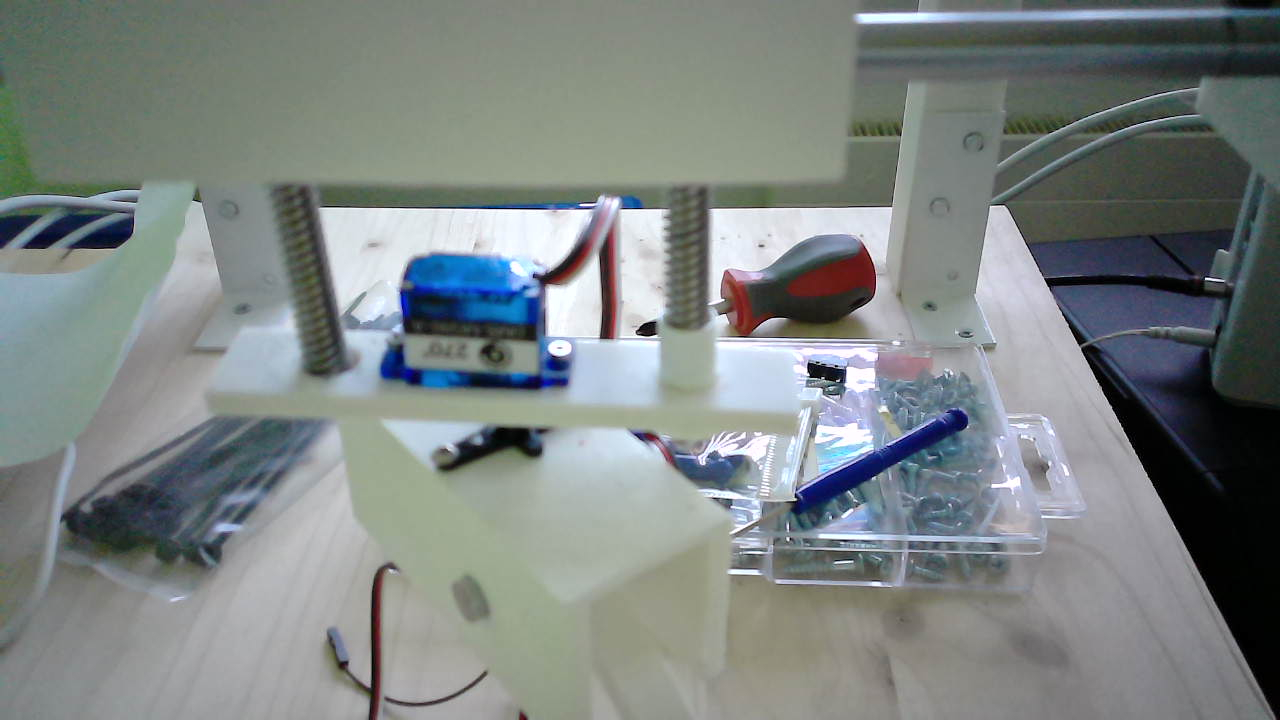
#> input picture raspberry/images/bacATomates.jpg, 1280 x 720 px
$ jupyter execute --allow-errors machineSauceTomate.ipynb   (shell and % lines are left out)
#> lines starting #> are read from the running program, lines starting #| are printed output that depends on the picture
## Aquisition de l'image

[cell 1]
import subprocess
import cv2
import matplotlib.pyplot as plt
import numpy as np

[cell 2]
imageBacATomate1 = 'images/bacATomates.jpg'
imageBacATomate2 = 'images/bacATomates2.jpg'

[cell 3]
subprocess.run('fswebcam --device /dev/video0 -r 1280x720 --no-banner ' + imageBacATomate1, shell=True)
#> (this line was passed over: subprocess is not available in this run)
subprocess.run('fswebcam --device /dev/video2 -r 1280x720 --no-banner ' + imageBacATomate2, shell=True)
#> (this line was passed over: subprocess is not available in this run)

[cell 4]
img = cv2.imread(imageBacATomate1, 0)
#> img: shape (720, 1280); min 0, max 255, mean 129.9
plt.figure()
plt.imshow(img, cmap='gray')
plt.show()

[cell 5]
img = cv2.imread(imageBacATomate2, 0)
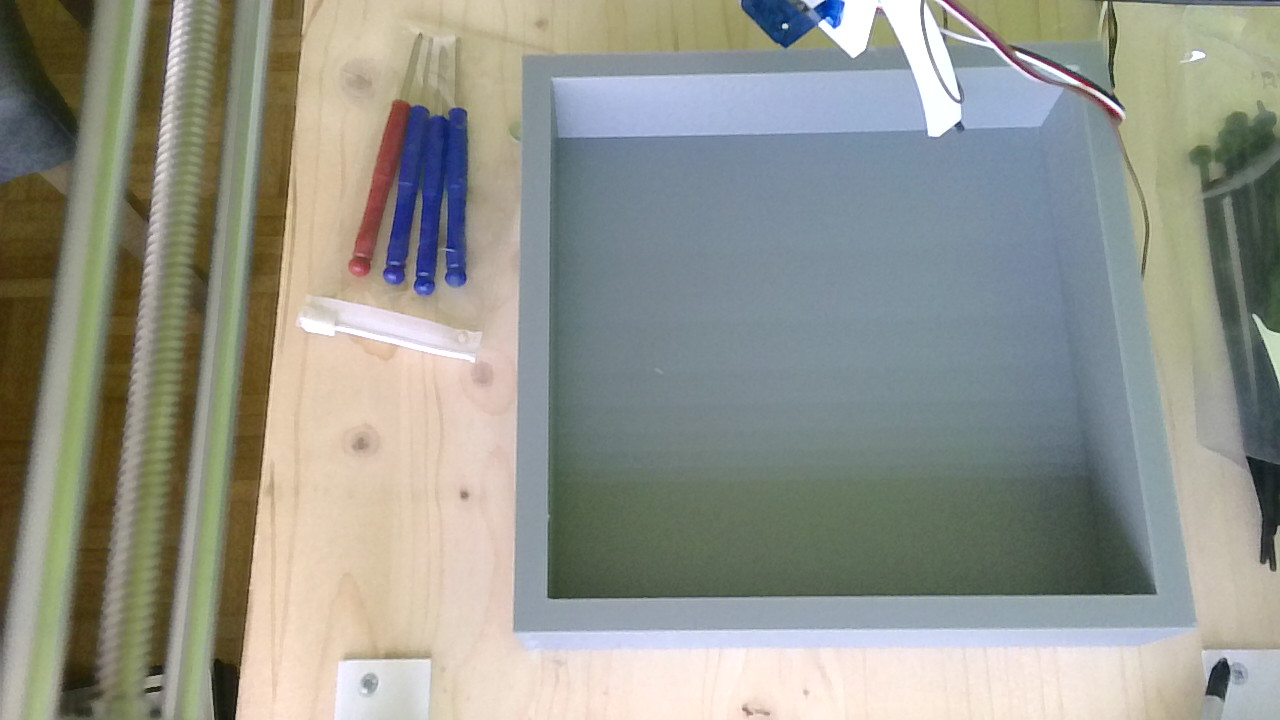
#> input picture raspberry/images/bacATomates2.jpg, 1280 x 720 px
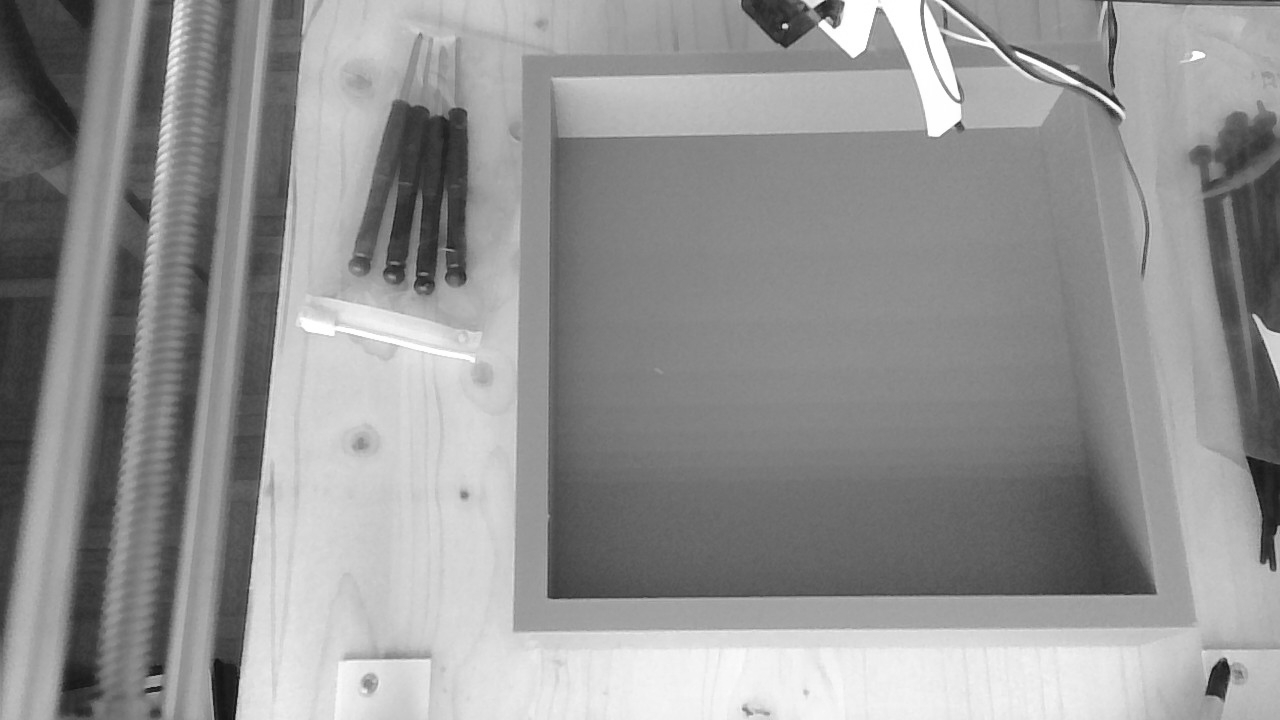
#> img: shape (720, 1280); min 17, max 255, mean 147.2
plt.figure()
plt.imshow(img, cmap='gray')
plt.show()

# Calibration de la caméra

Les caméras peuvent être calibrées en analysant une image contenant un objet dont les dimensions sont connues. Le but serait de calibrer les caméras en analysant les images du récipient à tomates.

## Modèle mathématique de projection des points 3D sur la caméra
### Paramètres intrisèques de la caméra
Les paramètres intrisèques représentent les paramètres de projections des points 3D sur l'écran de la caméra. On prend comme origine le référentiel de la caméra et on cherche une relation entre les réels points 3D de l'objet et les pixels vus sur l'écran de la caméra. Nous cherchons donc un modèle mathématique permettant de passer d'une coordonnée réel X, Y, Z à sa coordonnée correspondante en pixels sur l'écran de la caméra. Nous dénotons X, Y, Z les coordonnées de l'objet vu depuis le référentiel de la caméra, et Xe, Ye les coordonnées correspondantes en pixels sur l'écran de la caméra. La distance entre le référenciel de la caméra et son écran correspond à la focale de la caméra, notée f. L'échelle utilisée ici sera le mm.

D'après l'image ci-dessus, nous pouvons extraire les 2 équations suivantes :
$$X_e = X \frac{f}{Z}$$
$$Y_e = Y \frac{f}{Z}$$
Lorsque nous travaillons avec une image, nous apprécions avoir des coordonnées en pixels et non en mm. Nous allons donc ajouter dans ces équations les paramètres $p_x$ et $p_y$ qui correspondent à la densité de pixels selon x et z. ($p_x$ correspond au nombre de pixels en x par mm, et $p_y$ au nombre de pixels en y par mm). Leur unité est des pixels / mm. Voic les 2 nouvelles équations dans lesquels Xe et Ye correspondent au cordonnées de l'image en pixels :
$$X_e = X \cdot p_x \frac{f}{Z}$$
$$Y_e = Y \cdot p_y \frac{f}{Z}$$
L'axe optique de la caméra n'est pas forcément aligné (ou parfaitement aligné) avec le centre de l'écran, et il peut donc y avoir (volontairement ou non) un décalage entre l'axe optique et l'origine de l'écran. Nous pouvons donc inclure 2 nouveaux paramètres $\sigma_x$ et $\sigma_y$ qui correspondent au décalage respectif de l'axe optique selon l'axe X et Y de l'écran. (Ce décalage est en pixels.)
$$X_e = X \cdot p_x \frac{f}{Z} - \sigma_x$$
$$Y_e = Y \cdot p_y \frac{f}{Z} - \sigma_y$$
Et par habitude en traitement d'image, on considère l'origine (0, 0) en haut à gauche de l'image. Nous pouvons donc inclure une dernière transformation pour que nos coordonnées (Xe, Ye) soient centrées en haut à gauche de l'image. Notons $P_x$ et $P_y$ le nombre de pixels total de la caméra en X et en Y. Nos 2 équations deviennent les suivantes :
$$X_e = X \cdot p_x \frac{f}{Z} - \sigma_x - \frac{P_x}{2}$$
$$Y_e = - (Y \cdot p_y \frac{f}{Z} - \sigma_y) - \frac{P_y}{2} = -Y \cdot p_y \frac{f}{Z} + \sigma_y - \frac{P_y}{2}$$
Nous obtenons donc 2 équations de la forme
$$X_e = f_{xe} \frac{X}{Z} + d_{xe}$$
$$Y_e = f_{ye} \frac{Y}{Z} + d_{ye}$$
Avec
$$f_{xe} = p_x \cdot f$$
$$f_{ye} = - p_y \cdot f$$
$$d_{xe} = - \sigma_x - \frac{P_x}{2}$$
$$d_{ye} = \sigma_y - \frac{P_y}{2}$$
Pour passer des coordonnées du monde (X, Y, Z) aux coordonnées en pixels (Xe, Ye), il faudra donc trouver les 4 paramètres $f_{xe}$, $f_{ye}$, $d_{xe}$, $d_{ye}$. Une fois ces paramètres intrinsèques déterminés, nous pourrons utiliser les équations suivantes pour relier les coordonnées du monde en mm en pixels sur la caméra:
$$X_e = f_{xe} \frac{X}{Z} + d_{xe}$$
$$Y_e = f_{ye} \frac{Y}{Z} + d_{ye}$$
En multipliant par Z, nous obtenons
$$X_e \cdot Z = f_{xe} \cdot X + d_{xe} \cdot Z$$
$$Y_e \cdot Z = f_{ye} \cdot Y + d_{ye} \cdot Z$$
Nous pouvons écrire ce système d'équation sous forme matricielle en passant en coordonnées homogènes (le facteur d'échelle sera Z). Nous ajoutons alors une 3ème dimension au vecteur $\begin{pmatrix} X_e \\ Y_e \end{pmatrix}$ de sorte que $\begin{pmatrix} X_e \\ Y_e \\ 1 \end{pmatrix}$ = $\begin{pmatrix} X_e \cdot Z \\ Y_e \cdot Z \\ Z \end{pmatrix}$. Nous pouvons alors re-écrire les équations sous la forme matricielle suivante :
$$\begin{pmatrix} X_e \cdot Z \\ Y_e \cdot Z \\ Z \end{pmatrix} = \begin{pmatrix} f_{xe} & 0 & d_{xe} \\ 0 & f_{ye} & d_{ye} \\ 0 & 0 & 1 \end{pmatrix} \cdot \begin{pmatrix} X \\ Y \\ Z \end{pmatrix}$$
Ce qui correspond au système suivant.
$$\begin{pmatrix} X_e \\ Y_e \\ 1 \end{pmatrix} = \begin{pmatrix} f_{xe} & 0 & d_{xe} \\ 0 & f_{ye} & d_{ye} \\ 0 & 0 & 1 \end{pmatrix} \cdot \begin{pmatrix} X \\ Y \\ Z \end{pmatrix}$$

### Paramètres extrinsèques de la caméra
Il est très souvent plus pratique d'utiliser un autre référentiel que celui de la caméra pour décrire les points 3D réels de l'objets. Les coordonnées du monde seront donc décrites dans le référentiel de ce monde plutôt que dans celui de la caméra. Les paramètres extrinsèques représentent les paramètres permettant de passer mathématiquement du référentiel monde au référentiel caméra. Le passage du référentiel du monde à celui de la caméra sera forcément la combinaison d'une rotation et d'une translation. Une transformation contenant une rotation et une translation peut s'écrire sous la forme matricielle suivante (où Xm, Ym, Zm sont les coordonnées dans le référentiel du monde, et Xc, Yc, Zc sont les coordonnées dans le référentiel de la caméra) :
$$\begin{pmatrix} X_c \\ Y_c \\ Z_c \end{pmatrix} = \begin{pmatrix} r_{11} & r_{12} & r_{13} & t_x \\ r_{21} & r_{22} & r_{23} & t_y \\ r_{31} & r_{32} & r_{33} & t_z \end{pmatrix} \cdot \begin{pmatrix} X_m \\ Y_m \\ Z_m \\ 1 \end{pmatrix}$$
### Modèle mathématique complet
Nous cherchons maintenant le modèle complet qui va nous donner directement les coordonnées des pixels de la caméra par rapport à un point de l'objet dans les coordonnées du monde. Comme décrit ci-dessus, le modèle extrinsèque nous donne une relation entre les coordonnées de l'objet dans le référentiel du monde en coordonnées dans le référentiel de la caméra (passage de (Xm, Ym, Zm) en (Xc, Yc, Zc)). Quant au modèle intrinsèque, il nous donne une relation entre les coordonnées dans le référentiel de la caméra et les coordonnées 2D en pixels sur l'écran de la caméra (passage de (Xc, Yc, Zc) en (Xe, Ye)).
$$ \text{Modèle intrinsèque :} \begin{pmatrix} X_e \\ Y_e \\ 1 \end{pmatrix} = \begin{pmatrix} f_{xe} & 0 & d_{xe} \\ 0 & f_{ye} & d_{ye} \\ 0 & 0 & 1 \end{pmatrix} \cdot \begin{pmatrix} X_c \\ Y_c \\ Z_c \end{pmatrix}$$
$$ \text{Modèle extrinsèque :} \begin{pmatrix} X_c \\ Y_c \\ Z_c \end{pmatrix} = \begin{pmatrix} r_{11} & r_{12} & r_{13} & t_x \\ r_{21} & r_{22} & r_{23} & t_y \\ r_{31} & r_{32} & r_{33} & t_z \end{pmatrix} \cdot \begin{pmatrix} X_m \\ Y_m \\ Z_m \\ 1 \end{pmatrix}$$
En combinant ces 2 modèles, nous obtenons :
$$\begin{pmatrix} X_e \\ Y_e \\ 1 \end{pmatrix} = \begin{pmatrix} f_{xe} & 0 & d_{xe} \\ 0 & f_{ye} & d_{ye} \\ 0 & 0 & 1 \end{pmatrix} \cdot \begin{pmatrix} r_{11} & r_{12} & r_{13} & t_x \\ r_{21} & r_{22} & r_{23} & t_y \\ r_{31} & r_{32} & r_{33} & t_z \end{pmatrix} \cdot \begin{pmatrix} X_m \\ Y_m \\ Z_m \\ 1 \end{pmatrix}$$
Le modèle mathématique complet sera donc sous la forme
$$\begin{pmatrix} X_e \\ Y_e \\ 1 \end{pmatrix} = \begin{pmatrix} p_{11} & p_{12} & p_{13} & p_{14} \\ p_{21} & p_{22} & p_{23} & p_{24} \\ p_{31} & p_{32} & p_{33} & p_{34} \end{pmatrix} \cdot \begin{pmatrix} X_m \\ Y_m \\ Z_m \\ 1 \end{pmatrix}$$

## Calibrage de la caméra
Le calibrage de la caméra consiste à trouver la matrice de projection complète (lié au passage de (Xm, Ym, Zm) en (Xe, Ye)). Il faudra donc trouver la matrice du modèle mathématique complet :
$$\begin{pmatrix} X_e \\ Y_e \\ 1 \end{pmatrix} = \begin{pmatrix} p_{11} & p_{12} & p_{13} & p_{14} \\ p_{21} & p_{22} & p_{23} & p_{24} \\ p_{31} & p_{32} & p_{33} & p_{34} \end{pmatrix} \cdot \begin{pmatrix} X_m \\ Y_m \\ Z_m \\ 1 \end{pmatrix}$$
En ayant une seule observation, le système peut s'écrire :
$$\begin{pmatrix} X_e^1 \\ Y_e^1 \\ 1 \end{pmatrix} = \begin{pmatrix} X_m^1 & Y_m^1 & Z_m^1 & 1 & 0 & 0 & 0 & 0 & 0 & 0 & 0 & 0 \\ 0 & 0 & 0 & 0 & X_m^1 & Y_m^1 & Z_m^1 & 1 & 0 & 0 & 0 & 0 \\ 0 & 0 & 0 & 0 & 0 & 0 & 0 & 0 & X_m^1 & Y_m^1 & Z_m^1 & 1 \end{pmatrix} \cdot \begin{pmatrix} p_{11} \\ p_{12} \\ p_{13} \\ p_{14} \\ p_{21} \\ p_{22} \\ p_{23} \\ p_{24} \\p_{31} \\ p_{32} \\ p_{33} \\ p_{34} \end{pmatrix}$$
Et en ayant n observations, le système s'écrit :
$$\begin{pmatrix} X_e^1 \\ ... \\ X_e^n \\ Y_e^1 \\ ... \\ Y_e^n \\ 1 \\ ... \\ 1 \end{pmatrix} = \begin{pmatrix} X_m^1 & Y_m^1 & Z_m^1 & 1 & 0 & 0 & 0 & 0 & 0 & 0 & 0 & 0 \\ ... & ... & ... & ... & ... & ... & ... & ... & ... & ... & ... & ... \\ X_m^n & Y_m^n & Z_m^n & 1 & 0 & 0 & 0 & 0 & 0 & 0 & 0 & 0 \\ 0 & 0 & 0 & 0 & X_m^1 & Y_m^1 & Z_m^1 & 1 & 0 & 0 & 0 & 0 \\ ... & ... & ... & ... & ... & ... & ... & ... & ... & ... & ... & ... \\ 0 & 0 & 0 & 0 & X_m^n & Y_m^n & Z_m^n & 1 & 0 & 0 & 0 & 0 \\ 0 & 0 & 0 & 0 & 0 & 0 & 0 & 0 & X_m^1 & Y_m^1 & Z_m^1 & 1 \\ ... & ... & ... & ... & ... & ... & ... & ... & ... & ... & ... & ... \\ 0 & 0 & 0 & 0 & 0 & 0 & 0 & 0 & X_m^n & Y_m^n & Z_m^n & 1 \end{pmatrix} \cdot \begin{pmatrix} p_{11} \\ p_{12} \\ p_{13} \\ p_{14} \\ p_{21} \\ p_{22} \\ p_{23} \\ p_{24} \\p_{31} \\ p_{32} \\ p_{33} \\ p_{34} \end{pmatrix}$$
Ce système est de la forme Ax = b, avec la matrice A et le vecteur b connus. Pour calibrer au mieux la caméra, nous allons chercher le vecteur x (vecteur contenant les paramètres $p_{11}$, ... , $p_{34}$) qui minimise le carré des erreurs (solution des moindre carrés).
Ce vecteur optimal est obtenu en résolvant le système : $A^\intercal A x = A^\intercal b$. Le vecteur x (vecteur contenant les paramètres $p_{11}$, ... , $p_{34}$) se calcul alors comme ceci : $x = (A^\intercal A)^{-1} A^\intercal b$

[cell 6]
nbPointsRef = 8
Xe = np.zeros([2, nbPointsRef])
Xm = np.zeros([3, nbPointsRef])
# Collecte des 8 points de référence avec leur image
Xe = np.random.randint(10, size=(2, nbPointsRef))
Xm = np.random.randint(10, size=(3, nbPointsRef))
print(Xe)
print(Xm)

[cell 7]
# Transformation des 8 points de références et leur image en vecteur b et matrice A
# Vecteur b
b = np.ones([nbPointsRef * 3, 1])
b[0:nbPointsRef, 0] = Xe[0, :]
b[nbPointsRef:2 * nbPointsRef, 0] = Xe[1, :]

# Matrice A
A = np.zeros([3 * nbPointsRef, 12])

A[0:nbPointsRef, 0] = Xm[0, :]
A[0:nbPointsRef, 1] = Xm[1, :]
A[0:nbPointsRef, 2] = Xm[2, :]
A[0:nbPointsRef, 3] = np.ones([nbPointsRef])

A[nbPointsRef:2*nbPointsRef, 4] = Xm[0, :]
A[nbPointsRef:2*nbPointsRef, 5] = Xm[1, :]
A[nbPointsRef:2*nbPointsRef, 6] = Xm[2, :]
A[nbPointsRef:2*nbPointsRef, 7] = np.ones([nbPointsRef])

A[2*nbPointsRef:3*nbPointsRef, 8] = Xm[0, :]
A[2*nbPointsRef:3*nbPointsRef, 9] = Xm[1, :]
A[2*nbPointsRef:3*nbPointsRef, 10] = Xm[2, :]
A[2*nbPointsRef:3*nbPointsRef, 11] = np.ones([nbPointsRef])

print(b)
print(A)

[cell 8]
# Calcul du vecteur optimal x contenant les p11, ..., p34
At = np.transpose(A)
x = np.matmul(np.matmul(np.linalg.inv(np.matmul(At, A)), At), b)
print(x)

[cell 9]
# Réarrangement des valeurs du vecteur x en matrice p (4 x 3)
P = np.zeros([3, 4])
P[0, :] = x[0:4, 0]
P[1, :] = x[4:8, 0]
P[2, :] = x[8:12, 0]
print(P)

[cell 10]
imageCalibration = 'images/testCalibration.jpg'
imgCal = cv2.imread(imageCalibration, 1)
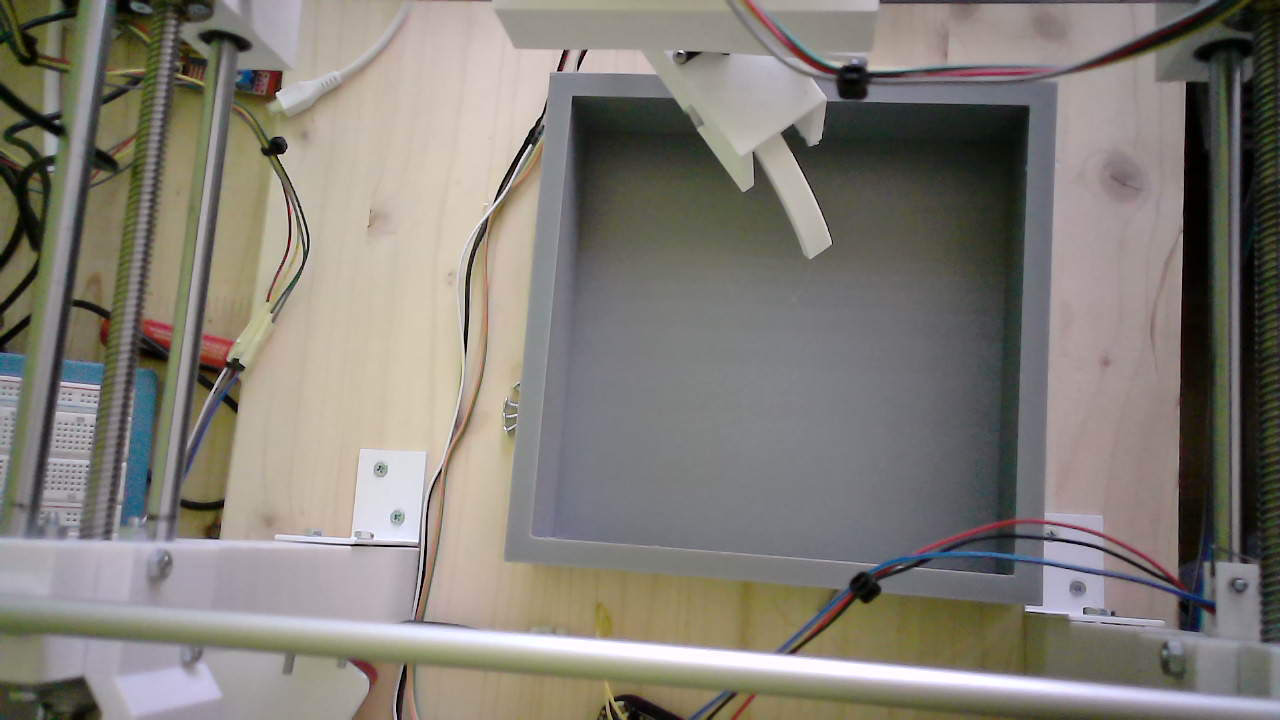
#> input picture raspberry/images/testCalibration.jpg, 1280 x 720 px
#> imgCal is the input picture: shape (720, 1280, 3); mean B, G, R 118.3, 125.9, 130.2
plt.figure()
plt.imshow(imgCal, cmap='gray')
plt.show()
imgCal.shape
#> Out = (720, 1280, 3)

Les différences en pixels entre le bac à tomate et le reste semblent plus marquées sur la couleur rouge. Essayons donc d'extraire le bac à tomate avec un algorithme de region growing basé sur la couleur rouge. Voici l'histogramme des pixels par rapport à la couleur rouge

[cell 11]
imgCalRed = imgCal[:, :, 0]
plt.figure()
plt.hist(imgCalRed.ravel(), bins=256, range=(0, 256))
plt.show()
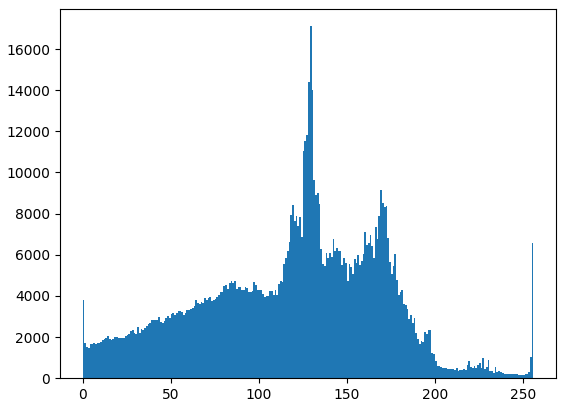
#> figure drawn by matplotlib, 1 panel; tallest bar 17111 high, from x = 129 to 130

La valeur d'intensité 129 pour le rouge est la plus représentée dans l'image et correspond à la couleur du bac à tomates. Pour démarrer le region growing, nous allons nous baser sur un pixel d'intensité 129. Et pour réduire encore le risque d'erreur, nous allons chercher un tel pixel en partant du centre de l'image (puisque le bac à tomate est relativement centré sur l'image).
Le point de démarrage de l'algorithme sera donc le premier pixel de valeur 129 trouvé en cherchant depuis le centre de l'image.

#> (a cell that did not finish here is left out)

[cell 13]
kernelVerticalEdge = np.array([[-1, 0, 1],
                    [-1, 0, 1],
                    [-1, 0, 1]])
verticalEdge = cv2.filter2D(src=imgCal, ddepth=-1, kernel=kernelVerticalEdge)
plt.figure()
plt.imshow(verticalEdge, cmap='gray')
plt.show()

[cell 14]
kernelHorizontalEdge = np.array([[-1, -1, -1],
                    [0, 0, 0],
                    [1, 1, 1]])
horizontalEdge = cv2.filter2D(src=imgCal, ddepth=-1, kernel=kernelHorizontalEdge)
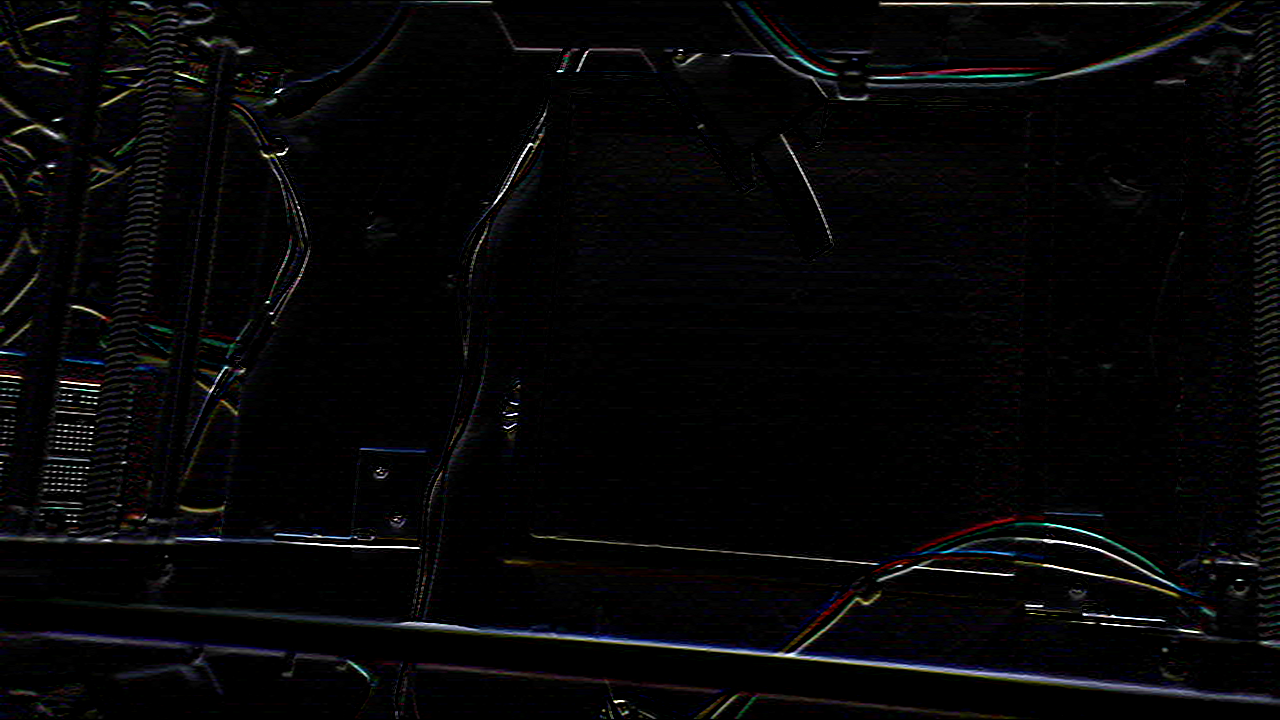
#> horizontalEdge: shape (720, 1280, 3); mean B, G, R 6.9, 6.2, 6.3

plt.figure()
plt.imshow(horizontalEdge, cmap='gray')
plt.show()
